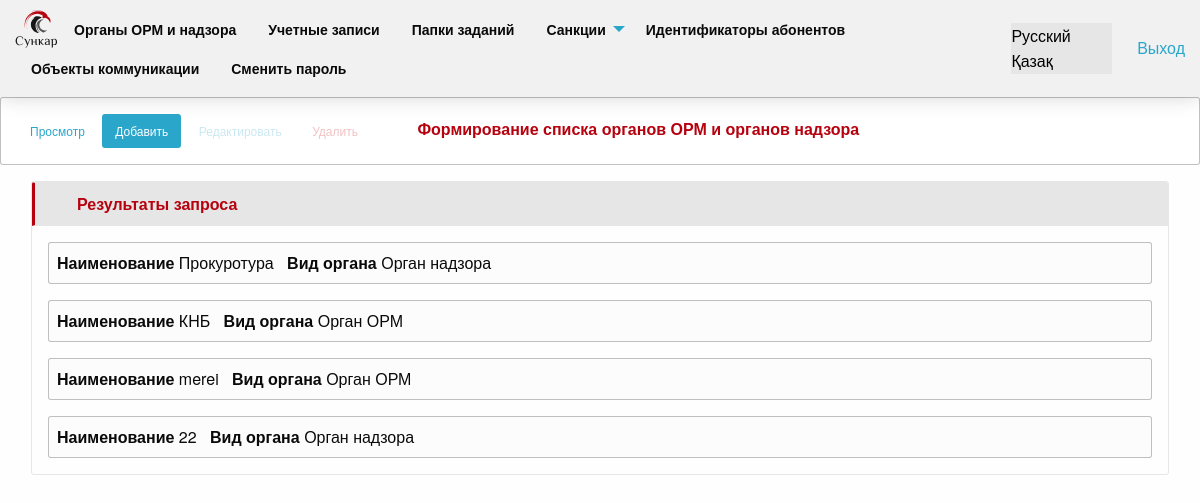
The page /organizations/ (signed in) on the database its author committed.
### apps/dictionary/models.py (models this page shows, shortened)
class Organization(TimestampMixin):
    class Meta:
        verbose_name = 'Органы ОРМ и надзора'
        verbose_name_plural = 'Органы ОРМ и надзора'
        permissions = (
            ('menu_view_organization', 'Органы ОРМ и надзора - в Меню'),
        )
    name = models.CharField(
        max_length=512,
        unique=True,
        verbose_name=_('organization_name')
    )
    kind = models.CharField(
        max_length=16,
        verbose_name=_('organization_kind'),
        choices=ORG_KIND
    )

### apps/dictionary/views.py (the view)
class OrganizationsView(ListView):
    template_name = 'dictionary/organization/index.html'
    model = Organization
    def get_context_data(self, *, object_list=None, **kwargs):
        ctx = super().get_context_data(**kwargs)
        ctx['org_kind'] = ORG_KIND
        ctx['add_form'] = OrganizationForm
        return ctx

### apps/system/context_processors.py (called while the page is built)
def menu_context(request):
    context_data = dict()
    user = request.user
    if not request.user.is_authenticated:
        return context_data
    groups = Group.objects.filter(user=user).all()
    permissions = set(Permission.objects.filter(user=user))
    for group in groups:
        permissions.update(set(group.permissions.all()))
    items = []
    for perm in permissions:
        if 'menu_view' in perm.codename:
            item = MENU_ITEMS.get(perm.codename)
            if item:
                items.append(item)
    items = sorted(items, key=lambda k: k.get('priority'))
    context_data['menu_items'] = items
    return context_data

### apps/dictionary/templates/dictionary/organization/index.html (shortened to what this page needs)
{% extends 'dictionary/organization/base_org.html' %}
{% load i18n %}
{% block actions %}
    <a class="button small clear button_custom" onclick="onView()">
        {% translate 'view_button' %}
    </a>
    <a class="button small button_custom" onclick="onAdd()">
        {% translate 'add_button' %}
    </a>
    <a class="button small clear button_custom action_button" disabled onclick="">
        {% translate 'edit_button' %}
    </a>
    <a class="button small clear alert button_custom action_button" disabled onclick="onRemoveElement()">
        {% translate 'delete_button' %}
    </a>
    <span class="headers_section">
        {% translate 'header_section_organization' %}
    </span>
{% endblock %}
{% block content %}
    <div class="card">
        <div class="card-divider">
            <span class="headers_local">
                {% translate 'query_result_header' %}
            </span>
        </div>
        <div class="card-section">
            {% for org in organization_list %}
                <div class="callout secondary small orgs" id="org_{{ org.id }}">
                    <b>{% translate 'name_tag' %}</b> {{ org.name }} &nbsp;
                    <b>{% translate 'organization_kind' %}</b> {{ org.get_kind_display }}
                </div>
            {% endfor %}
        </div>
    </div>
{% endblock %}

### apps/system/static/css/app.css (style rules this page uses)
.button_custom { margin-bottom: 0; }
.headers_section { margin: 0; font-weight: 600; padding: 9px 20px 9px 42px; color: #b6010e; outline: none; border-radius: 0; user-select: none; }
.headers_local { border: 1px solid #e6e6e6; border-left: 3px solid #b6010e; margin: 0; font-weight: 600; padding: 9px 20px 9px 42px; color: #b6010e; outline: none; border-radius: 0; user-select: none; }
.card-divider { padding: 0 !important; }

### rows shown on the page
Organization: name "Прокуротура", kind "Орган надзора"
Organization: name "КНБ", kind "Орган ОРМ"
Organization: name "merei", kind "Орган ОРМ"
Organization: name "22", kind "Орган надзора"

### other values the page prints
{{ item.name }} "Органы ОРМ и надзора" "Учетные записи" "Папки заданий" "Идентификаторы абонентов" "Объекты коммуникации" "Сменить пароль"
{{ item.name }} "Санкции"
{{ language.name_local }} "Русский" "Қазақ"
